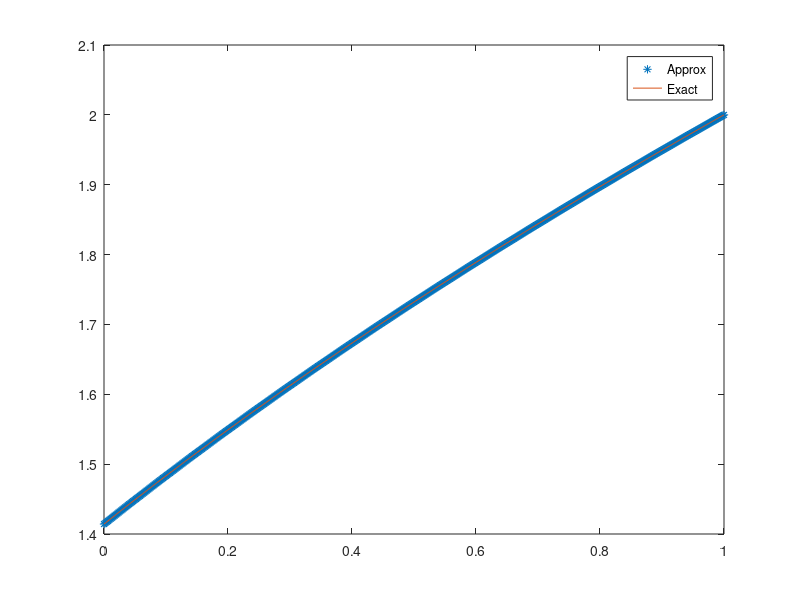
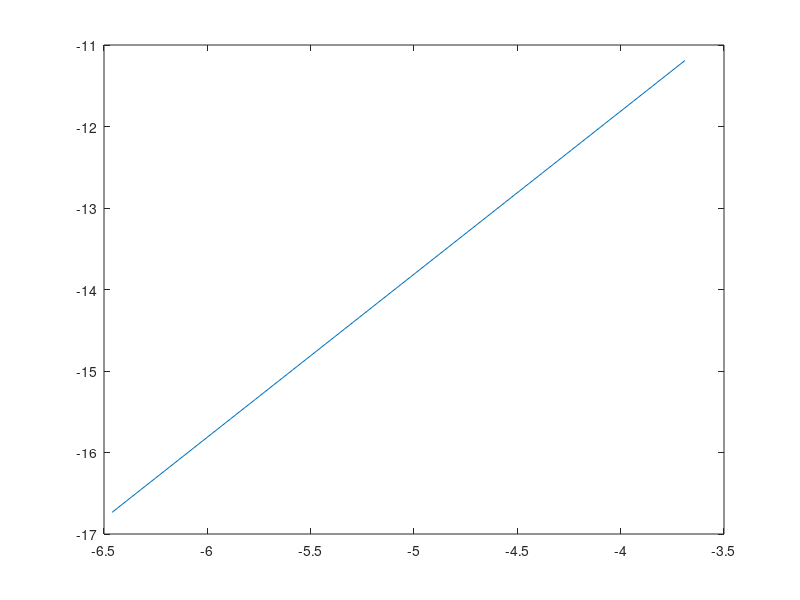

Source code (MATLAB) for these figures, in order:
%%%%%%%%%%%%%%%%%%%%%%%%%%%%%%%%%%%%%%%%%%%%%%%%%%%
%  -u'' + (u')^3 = 0     0<x<1                    %
%     (u+u')(0) = 3/sqrt(2), u'(1) = 0.5          %
%                                                 %
%        Exact u(x) = sqrt(2*(1+x))               %
%%%%%%%%%%%%%%%%%%%%%%%%%%%%%%%%%%%%%%%%%%%%%%%%%%%

clear all
close all

format long

N = 40;

a = 0; b = 1;

for p=1:5
    h(p) = (b-a)/N;
    x = a:h(p):b;
    K = zeros(N+1,N+1);
    J = zeros(N+1,N+1);
    F = zeros(N+1,1);

    k = [1/h(p) -1/h(p); -1/h(p) 1/h(p)];
    error = 100;
    tol = 10^-10;

    U = zeros(N+1,1);
    RHS = zeros(N+1,1);

    for j=1:N
        K([j j+1],[j j+1]) = K([j j+1],[j j+1]) + k;
    end
    K(1,1) = K(1,1)-1;

    while error > tol
        J = zeros(N+1);
        F = zeros(N+1,1);
        for j=1:N
            J([j j+1],[j j+1]) = J([j j+1],[j j+1]) + ...
                [1/h(p) + 3*(U(j+1)-U(j))^2/(2*h(p)^2), -1/h(p) - 3*(U(j+1)-U(j))^2/(2*h(p)^2);...
                -1/h(p) + 3*(U(j+1)-U(j))^2/(2*h(p)^2), 1/h(p) - 3*(U(j+1)-U(j))^2/(2*h(p)^2)];
            F([j j+1],1) = F([j j+1],1) + [(U(j+1)-U(j))^3/(2*h(p)^2); (U(j+1)-U(j))^3/(2*h(p)^2)];
        end
    
        % Boundary conditons;
        RHS(1) = -3/sqrt(2);
        RHS(N+1) = 0.5;   
        J(1,1) = J(1,1) - 1;
    
        FU = K*U-F-RHS;
    
        DELTA = J\FU;
        U2 = U - DELTA;
        error = max(abs(U2-U)); % Compute the error.
    
        U = U2;
    end
    exact = zeros(N+1,1);
    for j=1:N+1
        exact(j) = sqrt(2*(1+x(j)));
    end
    
    error1(p) = max(abs(U-exact));
    N = N*2;
end

for j=1:p-1
    order(j) = log(error1(j)/error1(j+1))/log(2);
end

order'

figure(1)
plot(x,U,'*',x,exact);
legend('Approx','Exact');
figure(2)
plot(log(h),log(error1));